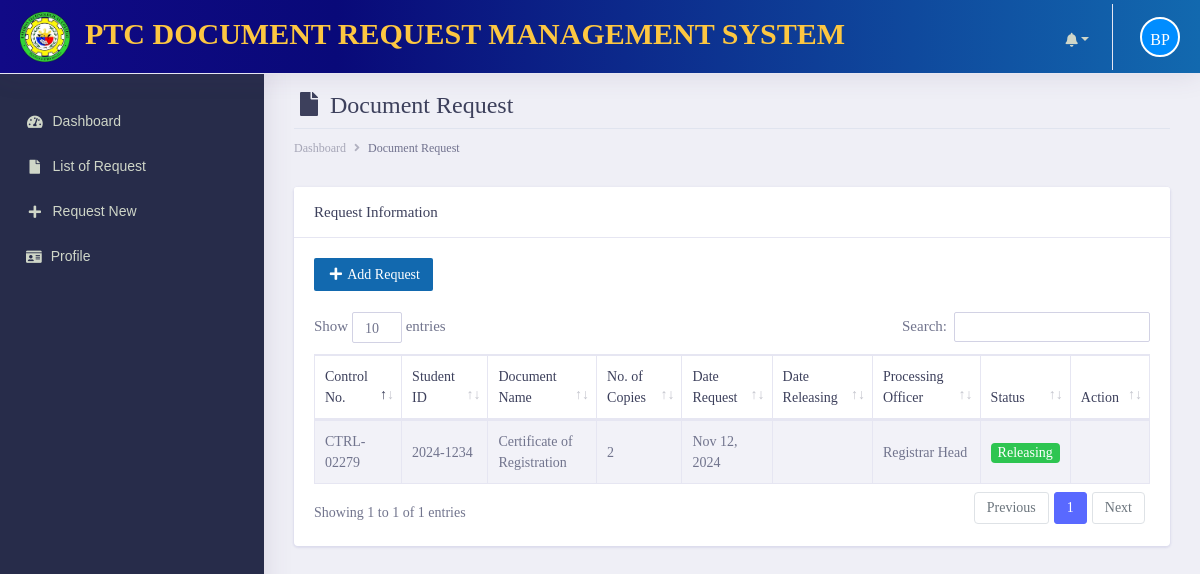
The app's page /student/request-list.php (signed in), older data.
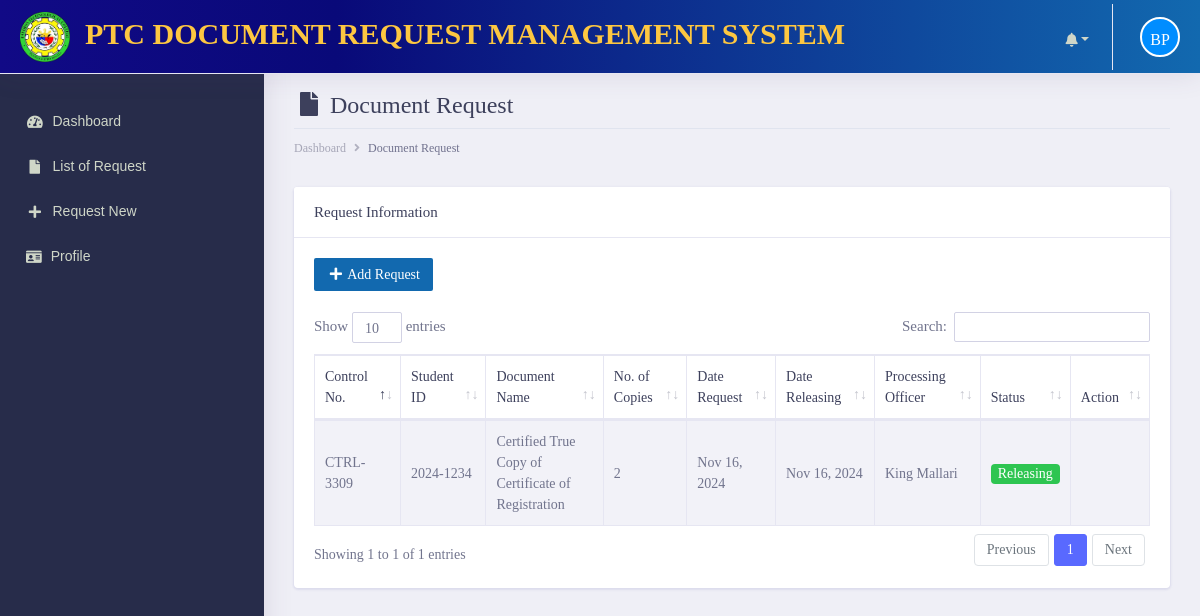
The same page, newer data.
### tables this page shows
CREATE TABLE `tbl_documentrequest` (
  `request_id` int(11) NOT NULL,
  `control_no` varchar(255) NOT NULL,
  `studentID_no` varchar(255) NOT NULL,
  `document_name` varchar(255) NOT NULL,
  `no_ofcopies` varchar(255) NOT NULL,
  `date_request` varchar(255) NOT NULL,
  `date_releasing` varchar(255) DEFAULT NULL,
  `processing_officer` varchar(255) DEFAULT NULL,
  `status` varchar(255) NOT NULL,
  `remarks` varchar(255) DEFAULT NULL,
  `student_id` int(11) NOT NULL,
  `notif` int(11) NOT NULL
);

### init/model/class_model.php (called while the page is built, shortened)
<?php
	class class_model{
		public $host = db_host;
		public $user = db_user;
		public $pass = db_pass;
		public $dbname = db_name;
		public $conn;
		private function connect(){
			$this->conn = new mysqli($this->host, $this->user, $this->pass, $this->dbname);
		}
		public function fetchAll_documentrequest($student_id){
            $sql = "SELECT * FROM  tbl_documentrequest WHERE `student_id` = ?";
				$stmt = $this->conn->prepare($sql);
			    $stmt->bind_param("i", $student_id);
				$stmt->execute();
				$result = $stmt->get_result();
		        $data = array();
		         while ($row = $result->fetch_assoc()) {
		                   $data[] = $row;
		            }
		         return $data;
		  }
	}
?>

### student/request-list.php (the view, shortened to what the changed rows need)
<?php include('main_header/header.php');?>
        <div class="dashboard-wrapper">
            <div class="container-fluid  dashboard-content">
                <div class="row">
                    <div class="col-xl-12 col-lg-12 col-md-12 col-sm-12 col-12">
                        <div class="page-header">
                            <h2 class="pageheader-title"><i class="fa fa-fw fa-file"></i> Document Request </h2>
                        </div>
                    </div>
                </div>
                    <div class="row">
                        <div class="col-xl-12 col-lg-12 col-md-12 col-sm-12 col-12">
                            <div class="card">
                                <div class="card-body">
                                    <div class="table-responsive">
                                        <a href="add-request.php" class="btn btn-sm" style="background-color:#1269AF !important; color:white"><i class="fa fa-fw fa-plus"></i> Add Request</a><br><br>
                                        <table class="table table-striped table-bordered first">
                                            <thead>
                                                <tr>
                                                    <th scope="col">Control No.</th>
                                                    <th scope="col">Student ID</th>
                                                    <th scope="col">Document Name</th>
                                                    <th scope="col">No. of Copies</th>
                                                    <th scope="col">Date Request</th>
                                                    <th scope="col">Date Releasing</th>
                                                    <th scope="col">Processing Officer</th>
                                                    <th scope="col">Status</th>
                                                    <th scope="col">Action</th>
                                                </tr>
                                            </thead>
                                            <tbody>
                                            <?php
                                                $student_id = $_SESSION['student_id'];
                                                $conn = new class_model();
                                                $docrequest = $conn->fetchAll_documentrequest($student_id);
                                            ?>
                                                <?php foreach ($docrequest as $row) {
                                                ?>
                                                <tr>
                                                    <td><?= $row['control_no']; ?></td>
                                                    <td><?= $row['studentID_no']; ?></td>
                                                    <td><?= $row['document_name']; ?></td>
                                                    <td><?= $row['no_ofcopies']; ?></td>
                                                    <td><?= date("M d, Y",strtotime($row['date_request'])); ?></td>
                                                    <td>
                                                    <?php
                                                    if($row['date_releasing'] === ""){
                                                        echo "";
                                                        }else if($row['date_releasing'] === $row['date_releasing']){
                                                        echo date("M d, Y",strtotime($row['date_releasing']));
                                                        }
                                                    ?>
                                                    </td>
                                                    <td><?= $row['processing_officer']; ?></td>
                                                    <td>
                                                    <?php
                                                    if($row['status'] ==="Processing"){
                                                        echo '<span class="badge bg-info text-white">Processing</span>';
                                                        } else if($row['status'] ==="Waiting for Payment"){
                                                        echo '<span class="badge bg-danger text-white">Waiting for Payment</span>';
                                                        }else if($row['status'] ==="Releasing"){
                                                            echo '<span class="badge bg-success text-white">Releasing</span>';
                                                        }else if($row['status'] ==="Received"){
                                                            echo '<span class="badge bg-warning text-white">Pending Request</span>';
                                                        }else if($row['status'] ==="Released"){
                                                            echo '<span class="badge bg-primary text-white">Released</span>';
                                                        }else if($row['status'] ==="Declined"){
                                                            echo '<span class="badge bg-danger text-white">Declined</span>';
                                                        }
                                                    ?>
                                                    </td>
                                            <td class="align-right">
                                                    </td>
                                                </tr>
                                            <?php } ?>
                                            </tbody>
                                        </table>
                                    </div>
                                </div>
                            </div>
                        </div>
                    </div>
            </div>
        </div>
    </div>
</body>
</html>

Row changes from the older to the newer data that the page shows:
removed tbl_documentrequest: control_no "CTRL-02279", studentID_no "2024-1234", document_name "Certificate of Registration", no_ofcopies "2", date_request "Nov 12, 2024", processing_officer "Registrar Head", status "Releasing"
added tbl_documentrequest: control_no "CTRL-3309", studentID_no "2024-1234", document_name "Certified True Copy of Certificate of Registration", no_ofcopies "2", date_request "Nov 16, 2024", date_releasing "Nov 16, 2024", processing_officer "King Mallari", status "Releasing"
